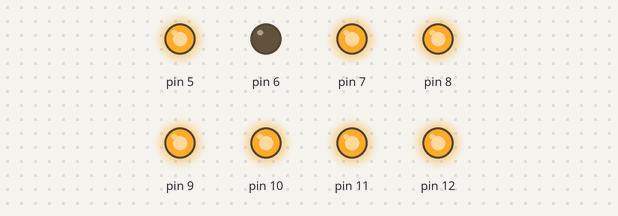
A sketch run on a simulated Arduino Uno, built with avr-gcc and run on an emulated ATmega328P. On the bench: output pins drawn as LEDs (lit = HIGH).

Above: at 0.05 s.
At 0.35 s:
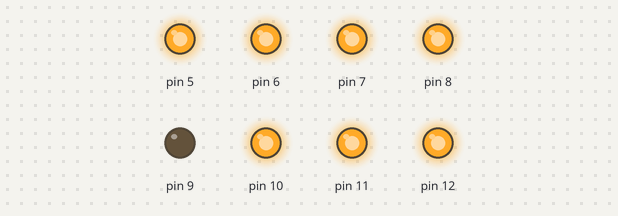
At 0.7 s:
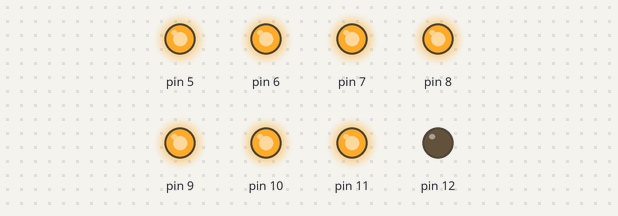
At 1.25 s:
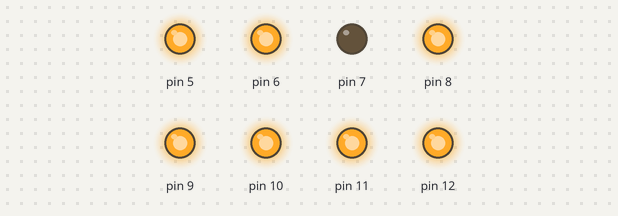
At 1.85 s:
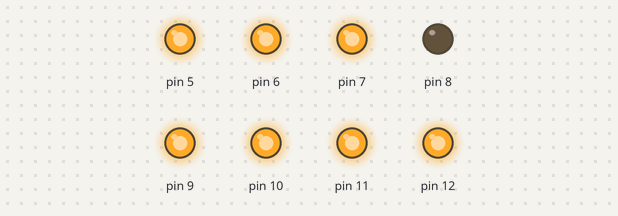
At 3.1 s:
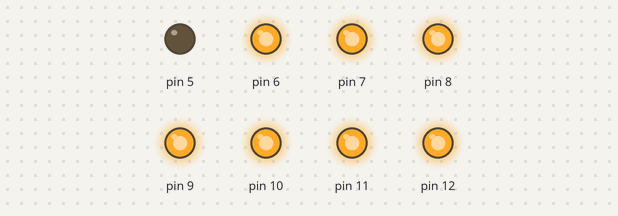
Timing chart, 0 to 3.7 s (numbered marks = the images above):
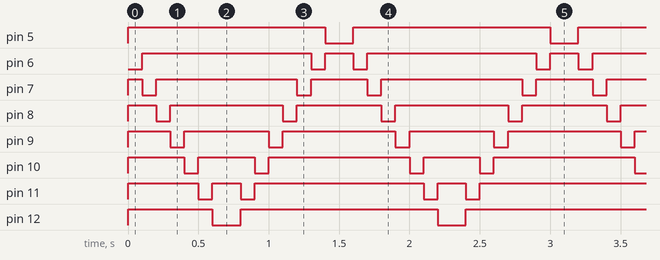

Measured:
- by itself, pin 5, pin 12: alternates HIGH for 1.4 s and LOW for 0.20 s
- by itself, pin 6: repeats every 1.6 s: LOW 0.10 s, HIGH 0.20 s, LOW 0.10 s, HIGH 1.2 s
- by itself, pin 7: repeats every 1.6 s: HIGH 1.0 s, LOW 0.10 s, HIGH 0.40 s, LOW 0.10 s
- by itself, pin 8: repeats every 1.6 s: HIGH 0.80 s, LOW 0.10 s, HIGH 0.60 s, LOW 0.10 s
- by itself, pin 9: repeats every 1.6 s: HIGH 0.60 s, LOW 0.10 s, HIGH 0.80 s, LOW 0.10 s
- by itself, pin 10: repeats every 1.6 s: HIGH 0.40 s, LOW 0.10 s, HIGH 1.0 s, LOW 0.10 s
- by itself, pin 11: repeats every 1.6 s: HIGH 0.20 s, LOW 0.10 s, HIGH 1.2 s, LOW 0.10 s

The sketch:

ders13.ino
```cpp
int sayac = 0;
int poz = 0;
int yon = 1;

void setup() {
  for (int i=5 ; i<13 ; i++){//
    pinMode(i,OUTPUT);     //
    digitalWrite(i,HIGH);   //
  }
}

void loop() {

  sayac=sayac+1;

  if(sayac>7){
    yon = -yon;
    sayac=0;
  }
  digitalWrite(poz,HIGH);
  if (yon==1){
    poz=5+sayac;
  }else{
    poz=12-sayac;
  }
  digitalWrite(poz,LOW);
  delay(100);
}
```
